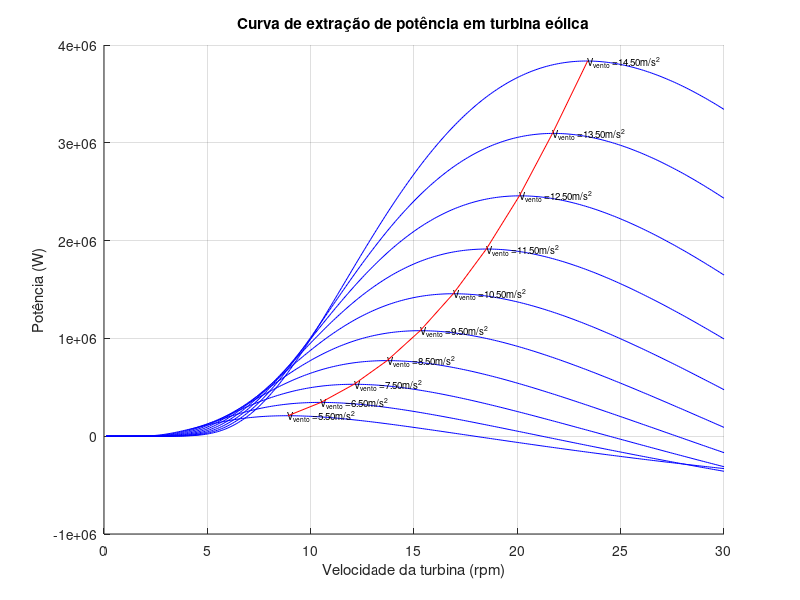

Recreate this plot in MATLAB.
%% Lista I - Sistemas de Armazenamento
% 
%  Aluno: Vítor H. M. Biajo
%  Data: 21/11/2021
%  Professor: Igor Amariz Pires 
%

%% Turbina Eólica
%
% Com o objetivo de estudar a captação de potência por uma turbina eólica, o presente estudo considera uma turbina de 1,5 MW e raio de 37,5 m. As seguintes velocidades de vento foram consideradas: 
%
% $$V_{vento} = [5,5 \: 6,5 \: 7,5 \: 8,5 \: 9,5 \: 10,5 \: 11,5 \: 12,5 \: 13,5 \: 14,5]$$
%
% Outros parâmetros são definidos de acordo com a declaração de variáveis a
% seguir:
% 

clc; clear all;

% Declaração de variáveis
P_turb  = 1.5e6;                % Potência da turbina - [W]
R_turb  = 37.5;                 % Raio da turbina - [m]
V_vento = [5.5 6.5 7.5 8.5 9.5 10.5 11.5 12.5 13.5 14.5]; % Vetor de velocidade de vento [m/s]
N_turb  = 0:0.1:30;             % Rotação da turbina [rpm]
w_turb  = N_turb * pi / 30;     % Rotação da turbina [rad/s]
ro_ar   = 1.3;                  % Densidade do ar [kg/m³]
A = pi*R_turb^2;                % Área de captação do ar [m²]
beta  = 0;                      % Ângulo de ataque das pás [º]

% Inicialização de vetores
P = zeros(length(N_turb),length(V_vento));
MPPT_Y = zeros(length(V_vento),1);
MPPT_X = zeros(length(V_vento),1);

%% 
% Para o cálculo de captação de potencia, deve-se primeiro calcular a razão
% entre as velocidade da ponta das pás da turbina eólica e a velocidade do
% vento pela equação a seguir:

%%
% 
% $$\lambda = \frac{w_{turbina} R}{v_{vento}}$$
% 

%% 
% Com o fator $\lambda$ calculado, pode-se calcular então a mesma razão para
% um dado ângulo de ataque ($\beta$), por meio da equação a seguir.

%%
% 
% $$\frac{1}{\lambda _i} = \frac{1}{\lambda + 0,08 \beta} - \frac{0,035}{\beta ^3 + 1}$$
% 


%% 
% Então, obtém-se o coeficiente de captação de potência $C_p$ para um dado par ( $\lambda,\beta$).


%%
% 
% $$C_p(\lambda,\beta) = 0,22 \left (  \frac{116}{\lambda _i} - 0,4 \beta - 5 \right ) \cdot e^{-12,5/\lambda _ i}$$
% 

%% 
% Por fim, com o coeficiente de potência, pode-se calcular a potência
% captada para uma determinada velocidade de vento, pela seguinte
% fórmula:

%% 
% 
% $$P = \frac{1}{2} \rho _{ar} A v_{vento}^3 C_p (\lambda,\beta) $$
% 


%%
% Esse procedimento é feito iterativamente para diversas velocidades de
% vento de modo a constituir curvas características de potência e
% velocidade para um sistema eólica. Os passos são mostrados nas linhas de
% código a seguir. Os cálculos são feitos iterativamente em conjunto com a
% plotagem das curvas.

figure(1)
hold on
grid on 
title("Curva de extração de potência em turbina eólica")
ylabel("Potência (W)")
xlabel("Velocidade da turbina (rpm)")


% Iteração sobre vetor de velocidade do vento
for i = 1:length(V_vento)
    % Calcula lambda para velocidade de vento fixa
    lambda = w_turb * R_turb / V_vento(i);
    lambda_i = (1./(lambda+0.08.*beta) - 0.035./(beta.^3+1)).^-1;

    % Calcula Cp em função de lambda e beta
    Cp = 0.22 .* (116./lambda_i - 0.4.*beta - 5) .* exp(-12.5./lambda_i);

    % Calcula potência da turbina
    P(:,i) = 1/2 .* ro_ar .* A .* V_vento(i)^3 .* Cp;
    plot(N_turb, P(:,i), "color", "blue");
    
    % Acha ponto de máxima potência
    MPPT_Y(i) = max(P(:,i));
    MPPT_X(i) = N_turb(find(P(:,i) == MPPT_Y(i)));
    
    % Adiciona texto de orientação no gráfico
    txt = strcat('V_{vento} = ', " ", num2str(V_vento(i),'%.2f'), " ", 'm/s^2');
    text(MPPT_X(i),MPPT_Y(i),txt,'FontSize',7)
end 

%% 
% Como mostrado pelas linhas de código acima, os pontos de máxima potência
% também são extraídos pela função max() do Matlab, de maneira iterativa.
% Por fim, pode-se sobrepor a curva de máxima potência com os perfis de
% potência e velocidade da turbina. A curva de máxima potência é destacada
% em vermelho.

plot (MPPT_X,MPPT_Y, "color", "red");
hold off


%%
% Não obstante, é importante notar que para o caso precedente, foi
% utilizado um ângulo de ataque fixo em zero graus (0 º), o que não é
% sempre o caso. O mesmo influencia diretamente no cálculo do coeficiente
% de potência $C_p(\lambda,\beta)$, como no caso a seguir, em que foram
% considerados os seguintes ângulos de ataque:

%%
% 
% $$\beta = [0 \: 5 \: 10 \: 15 \: 20 \: 25 \: 30]$$
% 

